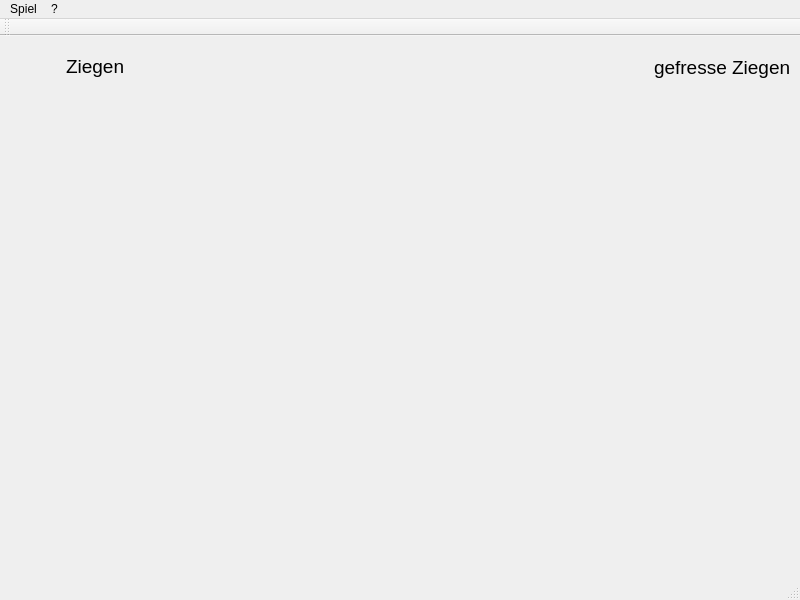
<?xml version="1.0" encoding="UTF-8"?>
<ui version="4.0">
 <class>BaghChal</class>
 <widget class="QMainWindow" name="BaghChal">
  <property name="geometry">
   <rect>
    <x>0</x>
    <y>0</y>
    <width>800</width>
    <height>600</height>
   </rect>
  </property>
  <property name="minimumSize">
   <size>
    <width>800</width>
    <height>600</height>
   </size>
  </property>
  <property name="maximumSize">
   <size>
    <width>800</width>
    <height>600</height>
   </size>
  </property>
  <property name="windowTitle">
   <string>BaghChal</string>
  </property>
  <property name="windowIcon">
   <iconset resource="FileContainer.qrc">
    <normaloff>:/new/Files/icon.ico</normaloff>:/new/Files/icon.ico</iconset>
  </property>
  <property name="iconSize">
   <size>
    <width>48</width>
    <height>48</height>
   </size>
  </property>
  <widget class="QWidget" name="centralWidget">
   <widget class="QWidget" name="unusedGoatsField" native="true">
    <property name="geometry">
     <rect>
      <x>50</x>
      <y>20</y>
      <width>92</width>
      <height>521</height>
     </rect>
    </property>
    <widget class="QWidget" name="unusedGoat_00" native="true">
     <property name="geometry">
      <rect>
       <x>0</x>
       <y>34</y>
       <width>41</width>
       <height>41</height>
      </rect>
     </property>
     <widget class="AvatarWidget" name="goat_00" native="true">
      <property name="geometry">
       <rect>
        <x>0</x>
        <y>0</y>
        <width>41</width>
        <height>41</height>
       </rect>
      </property>
      <widget class="QLabel" name="goatImage_00">
       <property name="geometry">
        <rect>
         <x>0</x>
         <y>0</y>
         <width>41</width>
         <height>41</height>
        </rect>
       </property>
       <property name="text">
        <string/>
       </property>
       <property name="pixmap">
        <pixmap resource="FileContainer.qrc">:/new/Files/spielfigur_ziege.png</pixmap>
       </property>
      </widget>
     </widget>
    </widget>
    <widget class="QWidget" name="unusedGoat_01" native="true">
     <property name="geometry">
      <rect>
       <x>50</x>
       <y>34</y>
       <width>41</width>
       <height>41</height>
      </rect>
     </property>
     <widget class="AvatarWidget" name="goat_01" native="true">
      <property name="geometry">
       <rect>
        <x>0</x>
        <y>0</y>
        <width>41</width>
        <height>41</height>
       </rect>
      </property>
      <widget class="QLabel" name="goatImage_01">
       <property name="geometry">
        <rect>
         <x>0</x>
         <y>0</y>
         <width>41</width>
         <height>41</height>
        </rect>
       </property>
       <property name="text">
        <string/>
       </property>
       <property name="pixmap">
        <pixmap resource="FileContainer.qrc">:/new/Files/spielfigur_ziege.png</pixmap>
       </property>
      </widget>
     </widget>
    </widget>
    <widget class="QWidget" name="unusedGoat_19" native="true">
     <property name="geometry">
      <rect>
       <x>50</x>
       <y>480</y>
       <width>41</width>
       <height>41</height>
      </rect>
     </property>
     <widget class="AvatarWidget" name="goat_19" native="true">
      <property name="geometry">
       <rect>
        <x>0</x>
        <y>0</y>
        <width>41</width>
        <height>41</height>
       </rect>
      </property>
      <widget class="QLabel" name="goatImage_20">
       <property name="geometry">
        <rect>
         <x>0</x>
         <y>0</y>
         <width>41</width>
         <height>41</height>
        </rect>
       </property>
       <property name="text">
        <string/>
       </property>
       <property name="pixmap">
        <pixmap resource="FileContainer.qrc">:/new/Files/spielfigur_ziege.png</pixmap>
       </property>
      </widget>
     </widget>
    </widget>
    <widget class="QWidget" name="unusedGoat_02" native="true">
     <property name="geometry">
      <rect>
       <x>0</x>
       <y>84</y>
       <width>41</width>
       <height>41</height>
      </rect>
     </property>
     <widget class="AvatarWidget" name="goat_02" native="true">
      <property name="geometry">
       <rect>
        <x>0</x>
        <y>0</y>
        <width>41</width>
        <height>41</height>
       </rect>
      </property>
      <widget class="QLabel" name="goatImage_02">
       <property name="geometry">
        <rect>
         <x>0</x>
         <y>0</y>
         <width>41</width>
         <height>41</height>
        </rect>
       </property>
       <property name="text">
        <string/>
       </property>
       <property name="pixmap">
        <pixmap resource="FileContainer.qrc">:/new/Files/spielfigur_ziege.png</pixmap>
       </property>
      </widget>
     </widget>
    </widget>
    <widget class="QWidget" name="unusedGoat_03" native="true">
     <property name="geometry">
      <rect>
       <x>50</x>
       <y>84</y>
       <width>41</width>
       <height>41</height>
      </rect>
     </property>
     <widget class="AvatarWidget" name="goat_03" native="true">
      <property name="geometry">
       <rect>
        <x>0</x>
        <y>0</y>
        <width>41</width>
        <height>41</height>
       </rect>
      </property>
      <widget class="QLabel" name="goatImage_03">
       <property name="geometry">
        <rect>
         <x>0</x>
         <y>0</y>
         <width>41</width>
         <height>41</height>
        </rect>
       </property>
       <property name="text">
        <string/>
       </property>
       <property name="pixmap">
        <pixmap resource="FileContainer.qrc">:/new/Files/spielfigur_ziege.png</pixmap>
       </property>
      </widget>
     </widget>
    </widget>
    <widget class="QWidget" name="unusedGoat_18" native="true">
     <property name="geometry">
      <rect>
       <x>0</x>
       <y>480</y>
       <width>41</width>
       <height>41</height>
      </rect>
     </property>
     <widget class="AvatarWidget" name="goat_18" native="true">
      <property name="geometry">
       <rect>
        <x>0</x>
        <y>0</y>
        <width>41</width>
        <height>41</height>
       </rect>
      </property>
      <widget class="QLabel" name="goatImage_19">
       <property name="geometry">
        <rect>
         <x>0</x>
         <y>0</y>
         <width>41</width>
         <height>41</height>
        </rect>
       </property>
       <property name="text">
        <string/>
       </property>
       <property name="pixmap">
        <pixmap resource="FileContainer.qrc">:/new/Files/spielfigur_ziege.png</pixmap>
       </property>
      </widget>
     </widget>
    </widget>
    <widget class="QWidget" name="unusedGoat_04" native="true">
     <property name="geometry">
      <rect>
       <x>0</x>
       <y>134</y>
       <width>41</width>
       <height>41</height>
      </rect>
     </property>
     <widget class="AvatarWidget" name="goat_04" native="true">
      <property name="geometry">
       <rect>
        <x>0</x>
        <y>0</y>
        <width>41</width>
        <height>41</height>
       </rect>
      </property>
      <widget class="QLabel" name="goatImage_04">
       <property name="geometry">
        <rect>
         <x>0</x>
         <y>0</y>
         <width>41</width>
         <height>41</height>
        </rect>
       </property>
       <property name="text">
        <string/>
       </property>
       <property name="pixmap">
        <pixmap resource="FileContainer.qrc">:/new/Files/spielfigur_ziege.png</pixmap>
       </property>
      </widget>
     </widget>
    </widget>
    <widget class="QWidget" name="unusedGoat_05" native="true">
     <property name="geometry">
      <rect>
       <x>50</x>
       <y>134</y>
       <width>41</width>
       <height>41</height>
      </rect>
     </property>
     <widget class="AvatarWidget" name="goat_05" native="true">
      <property name="geometry">
       <rect>
        <x>0</x>
        <y>0</y>
        <width>41</width>
        <height>41</height>
       </rect>
      </property>
      <widget class="QLabel" name="goatImage_05">
       <property name="geometry">
        <rect>
         <x>0</x>
         <y>0</y>
         <width>41</width>
         <height>41</height>
        </rect>
       </property>
       <property name="text">
        <string/>
       </property>
       <property name="pixmap">
        <pixmap resource="FileContainer.qrc">:/new/Files/spielfigur_ziege.png</pixmap>
       </property>
      </widget>
     </widget>
    </widget>
    <widget class="QWidget" name="unusedGoat_17" native="true">
     <property name="geometry">
      <rect>
       <x>50</x>
       <y>432</y>
       <width>41</width>
       <height>41</height>
      </rect>
     </property>
     <widget class="AvatarWidget" name="goat_17" native="true">
      <property name="geometry">
       <rect>
        <x>0</x>
        <y>0</y>
        <width>41</width>
        <height>41</height>
       </rect>
      </property>
      <widget class="QLabel" name="goatImage_18">
       <property name="geometry">
        <rect>
         <x>0</x>
         <y>0</y>
         <width>41</width>
         <height>41</height>
        </rect>
       </property>
       <property name="text">
        <string/>
       </property>
       <property name="pixmap">
        <pixmap resource="FileContainer.qrc">:/new/Files/spielfigur_ziege.png</pixmap>
       </property>
      </widget>
     </widget>
    </widget>
    <widget class="QWidget" name="unusedGoat_06" native="true">
     <property name="geometry">
      <rect>
       <x>0</x>
       <y>184</y>
       <width>41</width>
       <height>41</height>
      </rect>
     </property>
     <widget class="AvatarWidget" name="goat_06" native="true">
      <property name="geometry">
       <rect>
        <x>0</x>
        <y>0</y>
        <width>41</width>
        <height>41</height>
       </rect>
      </property>
      <widget class="QLabel" name="goatImage_06">
       <property name="geometry">
        <rect>
         <x>0</x>
         <y>0</y>
         <width>41</width>
         <height>41</height>
        </rect>
       </property>
       <property name="text">
        <string/>
       </property>
       <property name="pixmap">
        <pixmap resource="FileContainer.qrc">:/new/Files/spielfigur_ziege.png</pixmap>
       </property>
      </widget>
     </widget>
    </widget>
    <widget class="QWidget" name="unusedGoat_07" native="true">
     <property name="geometry">
      <rect>
       <x>50</x>
       <y>184</y>
       <width>41</width>
       <height>41</height>
      </rect>
     </property>
     <widget class="AvatarWidget" name="goat_07" native="true">
      <property name="geometry">
       <rect>
        <x>0</x>
        <y>0</y>
        <width>41</width>
        <height>41</height>
       </rect>
      </property>
      <widget class="QLabel" name="goatImage_07">
       <property name="geometry">
        <rect>
         <x>0</x>
         <y>0</y>
         <width>41</width>
         <height>41</height>
        </rect>
       </property>
       <property name="text">
        <string/>
       </property>
       <property name="pixmap">
        <pixmap resource="FileContainer.qrc">:/new/Files/spielfigur_ziege.png</pixmap>
       </property>
      </widget>
     </widget>
    </widget>
    <widget class="QWidget" name="unusedGoat_16" native="true">
     <property name="geometry">
      <rect>
       <x>0</x>
       <y>432</y>
       <width>41</width>
       <height>41</height>
      </rect>
     </property>
     <widget class="AvatarWidget" name="goat_16" native="true">
      <property name="geometry">
       <rect>
        <x>0</x>
        <y>0</y>
        <width>41</width>
        <height>41</height>
       </rect>
      </property>
      <widget class="QLabel" name="goatImage_17">
       <property name="geometry">
        <rect>
         <x>0</x>
         <y>0</y>
         <width>41</width>
         <height>41</height>
        </rect>
       </property>
       <property name="text">
        <string/>
       </property>
       <property name="pixmap">
        <pixmap resource="FileContainer.qrc">:/new/Files/spielfigur_ziege.png</pixmap>
       </property>
      </widget>
     </widget>
    </widget>
    <widget class="QWidget" name="unusedGoat_08" native="true">
     <property name="geometry">
      <rect>
       <x>0</x>
       <y>234</y>
       <width>41</width>
       <height>41</height>
      </rect>
     </property>
     <widget class="AvatarWidget" name="goat_08" native="true">
      <property name="geometry">
       <rect>
        <x>0</x>
        <y>0</y>
        <width>41</width>
        <height>41</height>
       </rect>
      </property>
      <widget class="QLabel" name="goatImage_08">
       <property name="geometry">
        <rect>
         <x>0</x>
         <y>0</y>
         <width>41</width>
         <height>41</height>
        </rect>
       </property>
       <property name="text">
        <string/>
       </property>
       <property name="pixmap">
        <pixmap resource="FileContainer.qrc">:/new/Files/spielfigur_ziege.png</pixmap>
       </property>
      </widget>
     </widget>
    </widget>
    <widget class="QWidget" name="unusedGoat_09" native="true">
     <property name="geometry">
      <rect>
       <x>50</x>
       <y>234</y>
       <width>41</width>
       <height>41</height>
      </rect>
     </property>
     <widget class="AvatarWidget" name="goat_09" native="true">
      <property name="geometry">
       <rect>
        <x>0</x>
        <y>0</y>
        <width>41</width>
        <height>41</height>
       </rect>
      </property>
      <widget class="QLabel" name="goatImage_09">
       <property name="geometry">
        <rect>
         <x>0</x>
         <y>0</y>
         <width>41</width>
         <height>41</height>
        </rect>
       </property>
       <property name="text">
        <string/>
       </property>
       <property name="pixmap">
        <pixmap resource="FileContainer.qrc">:/new/Files/spielfigur_ziege.png</pixmap>
       </property>
      </widget>
     </widget>
    </widget>
    <widget class="QWidget" name="unusedGoat_15" native="true">
     <property name="geometry">
      <rect>
       <x>50</x>
       <y>382</y>
       <width>41</width>
       <height>41</height>
      </rect>
     </property>
     <widget class="AvatarWidget" name="goat_15" native="true">
      <property name="geometry">
       <rect>
        <x>0</x>
        <y>0</y>
        <width>41</width>
        <height>41</height>
       </rect>
      </property>
      <widget class="QLabel" name="goatImage_16">
       <property name="geometry">
        <rect>
         <x>0</x>
         <y>0</y>
         <width>41</width>
         <height>41</height>
        </rect>
       </property>
       <property name="text">
        <string/>
       </property>
       <property name="pixmap">
        <pixmap resource="FileContainer.qrc">:/new/Files/spielfigur_ziege.png</pixmap>
       </property>
      </widget>
     </widget>
    </widget>
    <widget class="QWidget" name="unusedGoat_10" native="true">
     <property name="geometry">
      <rect>
       <x>0</x>
       <y>284</y>
       <width>41</width>
       <height>41</height>
      </rect>
     </property>
     <widget class="AvatarWidget" name="goat_10" native="true">
      <property name="geometry">
       <rect>
        <x>0</x>
        <y>0</y>
        <width>41</width>
        <height>41</height>
       </rect>
      </property>
      <widget class="QLabel" name="goatImage_10">
       <property name="geometry">
        <rect>
         <x>0</x>
         <y>0</y>
         <width>41</width>
         <height>41</height>
        </rect>
       </property>
       <property name="text">
        <string/>
       </property>
       <property name="pixmap">
        <pixmap resource="FileContainer.qrc">:/new/Files/spielfigur_ziege.png</pixmap>
       </property>
      </widget>
     </widget>
    </widget>
    <widget class="QWidget" name="unusedGoat_11" native="true">
     <property name="geometry">
      <rect>
       <x>50</x>
       <y>284</y>
       <width>41</width>
       <height>41</height>
      </rect>
     </property>
     <widget class="AvatarWidget" name="goat_11" native="true">
      <property name="geometry">
       <rect>
        <x>0</x>
        <y>0</y>
        <width>41</width>
        <height>41</height>
       </rect>
      </property>
      <widget class="QLabel" name="goatImage_11">
       <property name="geometry">
        <rect>
         <x>0</x>
         <y>0</y>
         <width>41</width>
         <height>41</height>
        </rect>
       </property>
       <property name="text">
        <string/>
       </property>
       <property name="pixmap">
        <pixmap resource="FileContainer.qrc">:/new/Files/spielfigur_ziege.png</pixmap>
       </property>
      </widget>
     </widget>
    </widget>
    <widget class="QWidget" name="unusedGoat_14" native="true">
     <property name="geometry">
      <rect>
       <x>0</x>
       <y>382</y>
       <width>41</width>
       <height>41</height>
      </rect>
     </property>
     <widget class="AvatarWidget" name="goat_14" native="true">
      <property name="geometry">
       <rect>
        <x>0</x>
        <y>0</y>
        <width>41</width>
        <height>41</height>
       </rect>
      </property>
      <widget class="QLabel" name="goatImage_14">
       <property name="geometry">
        <rect>
         <x>0</x>
         <y>0</y>
         <width>41</width>
         <height>41</height>
        </rect>
       </property>
       <property name="text">
        <string/>
       </property>
       <property name="pixmap">
        <pixmap resource="FileContainer.qrc">:/new/Files/spielfigur_ziege.png</pixmap>
       </property>
      </widget>
     </widget>
    </widget>
    <widget class="QWidget" name="unusedGoat_12" native="true">
     <property name="geometry">
      <rect>
       <x>0</x>
       <y>334</y>
       <width>41</width>
       <height>41</height>
      </rect>
     </property>
     <widget class="AvatarWidget" name="goat_12" native="true">
      <property name="geometry">
       <rect>
        <x>0</x>
        <y>0</y>
        <width>41</width>
        <height>41</height>
       </rect>
      </property>
      <widget class="QLabel" name="goatImage_12">
       <property name="geometry">
        <rect>
         <x>0</x>
         <y>0</y>
         <width>41</width>
         <height>41</height>
        </rect>
       </property>
       <property name="text">
        <string/>
       </property>
       <property name="pixmap">
        <pixmap resource="FileContainer.qrc">:/new/Files/spielfigur_ziege.png</pixmap>
       </property>
      </widget>
     </widget>
    </widget>
    <widget class="QWidget" name="unusedGoat_13" native="true">
     <property name="geometry">
      <rect>
       <x>50</x>
       <y>334</y>
       <width>41</width>
       <height>41</height>
      </rect>
     </property>
     <widget class="AvatarWidget" name="goat_13" native="true">
      <property name="geometry">
       <rect>
        <x>0</x>
        <y>0</y>
        <width>41</width>
        <height>41</height>
       </rect>
      </property>
      <widget class="QLabel" name="goatImage_13">
       <property name="geometry">
        <rect>
         <x>0</x>
         <y>0</y>
         <width>41</width>
         <height>41</height>
        </rect>
       </property>
       <property name="text">
        <string/>
       </property>
       <property name="pixmap">
        <pixmap resource="FileContainer.qrc">:/new/Files/spielfigur_ziege.png</pixmap>
       </property>
      </widget>
     </widget>
    </widget>
    <widget class="QLabel" name="title_00">
     <property name="geometry">
      <rect>
       <x>16</x>
       <y>0</y>
       <width>71</width>
       <height>21</height>
      </rect>
     </property>
     <property name="font">
      <font>
       <pointsize>14</pointsize>
      </font>
     </property>
     <property name="text">
      <string>Ziegen</string>
     </property>
    </widget>
   </widget>
   <widget class="QWidget" name="playingField" native="true">
    <property name="geometry">
     <rect>
      <x>200</x>
      <y>60</y>
      <width>431</width>
      <height>431</height>
     </rect>
    </property>
    <property name="autoFillBackground">
     <bool>false</bool>
    </property>
    <property name="styleSheet">
     <string notr="true">#playingField {
	background-image: url(:/new/Files/Spielfeld_klein.png);
}</string>
    </property>
    <widget class="QWidget" name="box_00" native="true">
     <property name="geometry">
      <rect>
       <x>17</x>
       <y>17</y>
       <width>41</width>
       <height>41</height>
      </rect>
     </property>
     <widget class="AvatarWidget" name="tiger_00" native="true">
      <property name="geometry">
       <rect>
        <x>0</x>
        <y>0</y>
        <width>41</width>
        <height>41</height>
       </rect>
      </property>
      <widget class="QLabel" name="tigerImage_00">
       <property name="geometry">
        <rect>
         <x>0</x>
         <y>0</y>
         <width>41</width>
         <height>41</height>
        </rect>
       </property>
       <property name="text">
        <string/>
       </property>
       <property name="pixmap">
        <pixmap resource="FileContainer.qrc">:/new/Files/spielfigur_tiger.png</pixmap>
       </property>
      </widget>
     </widget>
    </widget>
    <widget class="QWidget" name="box_01" native="true">
     <property name="geometry">
      <rect>
       <x>105</x>
       <y>17</y>
       <width>41</width>
       <height>41</height>
      </rect>
     </property>
    </widget>
    <widget class="QWidget" name="box_02" native="true">
     <property name="geometry">
      <rect>
       <x>195</x>
       <y>17</y>
       <width>41</width>
       <height>41</height>
      </rect>
     </property>
    </widget>
    <widget class="QWidget" name="box_03" native="true">
     <property name="geometry">
      <rect>
       <x>284</x>
       <y>17</y>
       <width>41</width>
       <height>41</height>
      </rect>
     </property>
    </widget>
    <widget class="QWidget" name="box_04" native="true">
     <property name="geometry">
      <rect>
       <x>372</x>
       <y>17</y>
       <width>41</width>
       <height>41</height>
      </rect>
     </property>
     <widget class="AvatarWidget" name="tiger_01" native="true">
      <property name="geometry">
       <rect>
        <x>0</x>
        <y>0</y>
        <width>41</width>
        <height>41</height>
       </rect>
      </property>
      <widget class="QLabel" name="tigerImage_01">
       <property name="geometry">
        <rect>
         <x>0</x>
         <y>0</y>
         <width>41</width>
         <height>41</height>
        </rect>
       </property>
       <property name="text">
        <string/>
       </property>
       <property name="pixmap">
        <pixmap resource="FileContainer.qrc">:/new/Files/spielfigur_tiger.png</pixmap>
       </property>
      </widget>
     </widget>
    </widget>
    <widget class="QWidget" name="box_10" native="true">
     <property name="geometry">
      <rect>
       <x>17</x>
       <y>105</y>
       <width>41</width>
       <height>41</height>
      </rect>
     </property>
    </widget>
    <widget class="QWidget" name="box_11" native="true">
     <property name="geometry">
      <rect>
       <x>105</x>
       <y>105</y>
       <width>41</width>
       <height>41</height>
      </rect>
     </property>
    </widget>
    <widget class="QWidget" name="box_12" native="true">
     <property name="geometry">
      <rect>
       <x>195</x>
       <y>105</y>
       <width>41</width>
       <height>41</height>
      </rect>
     </property>
    </widget>
    <widget class="QWidget" name="box_13" native="true">
     <property name="geometry">
      <rect>
       <x>284</x>
       <y>105</y>
       <width>41</width>
       <height>41</height>
      </rect>
     </property>
    </widget>
    <widget class="QWidget" name="box_14" native="true">
     <property name="geometry">
      <rect>
       <x>372</x>
       <y>105</y>
       <width>41</width>
       <height>41</height>
      </rect>
     </property>
    </widget>
    <widget class="QWidget" name="box_20" native="true">
     <property name="geometry">
      <rect>
       <x>17</x>
       <y>195</y>
       <width>41</width>
       <height>41</height>
      </rect>
     </property>
    </widget>
    <widget class="QWidget" name="box_21" native="true">
     <property name="geometry">
      <rect>
       <x>105</x>
       <y>195</y>
       <width>41</width>
       <height>41</height>
      </rect>
     </property>
    </widget>
    <widget class="QWidget" name="box_22" native="true">
     <property name="geometry">
      <rect>
       <x>195</x>
       <y>195</y>
       <width>41</width>
       <height>41</height>
      </rect>
     </property>
    </widget>
    <widget class="QWidget" name="box_23" native="true">
     <property name="geometry">
      <rect>
       <x>284</x>
       <y>195</y>
       <width>41</width>
       <height>41</height>
      </rect>
     </property>
    </widget>
    <widget class="QWidget" name="box_24" native="true">
     <property name="geometry">
      <rect>
       <x>372</x>
       <y>195</y>
       <width>41</width>
       <height>41</height>
      </rect>
     </property>
    </widget>
    <widget class="QWidget" name="box_31" native="true">
     <property name="geometry">
      <rect>
       <x>17</x>
       <y>284</y>
       <width>41</width>
       <height>41</height>
      </rect>
     </property>
    </widget>
    <widget class="QWidget" name="box_35" native="true">
     <property name="geometry">
      <rect>
       <x>105</x>
       <y>284</y>
       <width>41</width>
       <height>41</height>
      </rect>
     </property>
    </widget>
    <widget class="QWidget" name="box_32" native="true">
     <property name="geometry">
      <rect>
       <x>195</x>
       <y>284</y>
       <width>41</width>
       <height>41</height>
      </rect>
     </property>
    </widget>
    <widget class="QWidget" name="box_33" native="true">
     <property name="geometry">
      <rect>
       <x>284</x>
       <y>284</y>
       <width>41</width>
       <height>41</height>
      </rect>
     </property>
    </widget>
    <widget class="QWidget" name="box_34" native="true">
     <property name="geometry">
      <rect>
       <x>372</x>
       <y>284</y>
       <width>41</width>
       <height>41</height>
      </rect>
     </property>
    </widget>
    <widget class="QWidget" name="box_40" native="true">
     <property name="geometry">
      <rect>
       <x>17</x>
       <y>372</y>
       <width>41</width>
       <height>41</height>
      </rect>
     </property>
     <widget class="AvatarWidget" name="tiger_02" native="true">
      <property name="geometry">
       <rect>
        <x>0</x>
        <y>0</y>
        <width>41</width>
        <height>41</height>
       </rect>
      </property>
      <widget class="QLabel" name="tigerImage_02">
       <property name="geometry">
        <rect>
         <x>0</x>
         <y>0</y>
         <width>41</width>
         <height>41</height>
        </rect>
       </property>
       <property name="text">
        <string/>
       </property>
       <property name="pixmap">
        <pixmap resource="FileContainer.qrc">:/new/Files/spielfigur_tiger.png</pixmap>
       </property>
      </widget>
     </widget>
    </widget>
    <widget class="QWidget" name="box_41" native="true">
     <property name="geometry">
      <rect>
       <x>105</x>
       <y>372</y>
       <width>41</width>
       <height>41</height>
      </rect>
     </property>
    </widget>
    <widget class="QWidget" name="box_42" native="true">
     <property name="geometry">
      <rect>
       <x>195</x>
       <y>372</y>
       <width>41</width>
       <height>41</height>
      </rect>
     </property>
    </widget>
    <widget class="QWidget" name="box_43" native="true">
     <property name="geometry">
      <rect>
       <x>284</x>
       <y>372</y>
       <width>41</width>
       <height>41</height>
      </rect>
     </property>
    </widget>
    <widget class="QWidget" name="box_44" native="true">
     <property name="geometry">
      <rect>
       <x>372</x>
       <y>372</y>
       <width>41</width>
       <height>41</height>
      </rect>
     </property>
     <widget class="AvatarWidget" name="tiger_03" native="true">
      <property name="geometry">
       <rect>
        <x>0</x>
        <y>0</y>
        <width>41</width>
        <height>41</height>
       </rect>
      </property>
      <widget class="QLabel" name="tigerImage_03">
       <property name="geometry">
        <rect>
         <x>0</x>
         <y>0</y>
         <width>41</width>
         <height>41</height>
        </rect>
       </property>
       <property name="text">
        <string/>
       </property>
       <property name="pixmap">
        <pixmap resource="FileContainer.qrc">:/new/Files/spielfigur_tiger.png</pixmap>
       </property>
      </widget>
     </widget>
    </widget>
   </widget>
   <widget class="QWidget" name="rippedGoatsField" native="true">
    <property name="geometry">
     <rect>
      <x>650</x>
      <y>20</y>
      <width>141</width>
      <height>351</height>
     </rect>
    </property>
    <widget class="QLabel" name="title_01">
     <property name="geometry">
      <rect>
       <x>4</x>
       <y>0</y>
       <width>136</width>
       <height>23</height>
      </rect>
     </property>
     <property name="font">
      <font>
       <pointsize>14</pointsize>
      </font>
     </property>
     <property name="text">
      <string>gefresse Ziegen</string>
     </property>
    </widget>
    <widget class="QWidget" name="rippedGoat_00" native="true">
     <property name="geometry">
      <rect>
       <x>50</x>
       <y>50</y>
       <width>41</width>
       <height>41</height>
      </rect>
     </property>
    </widget>
    <widget class="QWidget" name="rippedGoat_01" native="true">
     <property name="geometry">
      <rect>
       <x>50</x>
       <y>110</y>
       <width>41</width>
       <height>41</height>
      </rect>
     </property>
    </widget>
    <widget class="QWidget" name="rippedGoat_02" native="true">
     <property name="geometry">
      <rect>
       <x>50</x>
       <y>180</y>
       <width>41</width>
       <height>41</height>
      </rect>
     </property>
    </widget>
    <widget class="QWidget" name="rippedGoat_03" native="true">
     <property name="geometry">
      <rect>
       <x>50</x>
       <y>240</y>
       <width>41</width>
       <height>41</height>
      </rect>
     </property>
    </widget>
    <widget class="QWidget" name="rippedGoat_04" native="true">
     <property name="geometry">
      <rect>
       <x>50</x>
       <y>300</y>
       <width>41</width>
       <height>41</height>
      </rect>
     </property>
    </widget>
   </widget>
  </widget>
  <widget class="QMenuBar" name="menuBar">
   <property name="geometry">
    <rect>
     <x>0</x>
     <y>0</y>
     <width>800</width>
     <height>21</height>
    </rect>
   </property>
   <widget class="QMenu" name="menuGame">
    <property name="title">
     <string>Spiel</string>
    </property>
    <addaction name="actionNewGame"/>
    <addaction name="separator"/>
    <addaction name="actionLoadGame"/>
    <addaction name="actionSaveGame"/>
    <addaction name="separator"/>
    <addaction name="actionQuitGame"/>
   </widget>
   <widget class="QMenu" name="menuHelp">
    <property name="title">
     <string>?</string>
    </property>
    <addaction name="actionHelp"/>
    <addaction name="separator"/>
    <addaction name="actionInfo"/>
   </widget>
   <addaction name="menuGame"/>
   <addaction name="menuHelp"/>
  </widget>
  <widget class="QToolBar" name="mainToolBar">
   <attribute name="toolBarArea">
    <enum>TopToolBarArea</enum>
   </attribute>
   <attribute name="toolBarBreak">
    <bool>false</bool>
   </attribute>
  </widget>
  <widget class="QStatusBar" name="statusBar"/>
  <action name="actionNewGame">
   <property name="text">
    <string>Neues Spiel</string>
   </property>
  </action>
  <action name="actionLoadGame">
   <property name="text">
    <string>Spiel laden</string>
   </property>
  </action>
  <action name="actionSaveGame">
   <property name="text">
    <string>Spiel speichern</string>
   </property>
  </action>
  <action name="actionQuitGame">
   <property name="text">
    <string>Spiel beenden</string>
   </property>
  </action>
  <action name="actionHelp">
   <property name="text">
    <string>Hilfe</string>
   </property>
  </action>
  <action name="actionInfo">
   <property name="text">
    <string>Info</string>
   </property>
  </action>
 </widget>
 <layoutdefault spacing="6" margin="11"/>
 <customwidgets>
  <customwidget>
   <class>AvatarWidget</class>
   <extends>QWidget</extends>
   <header location="global">avatarwidget.h</header>
   <container>1</container>
  </customwidget>
 </customwidgets>
 <resources>
  <include location="FileContainer.qrc"/>
 </resources>
 <connections/>
</ui>
